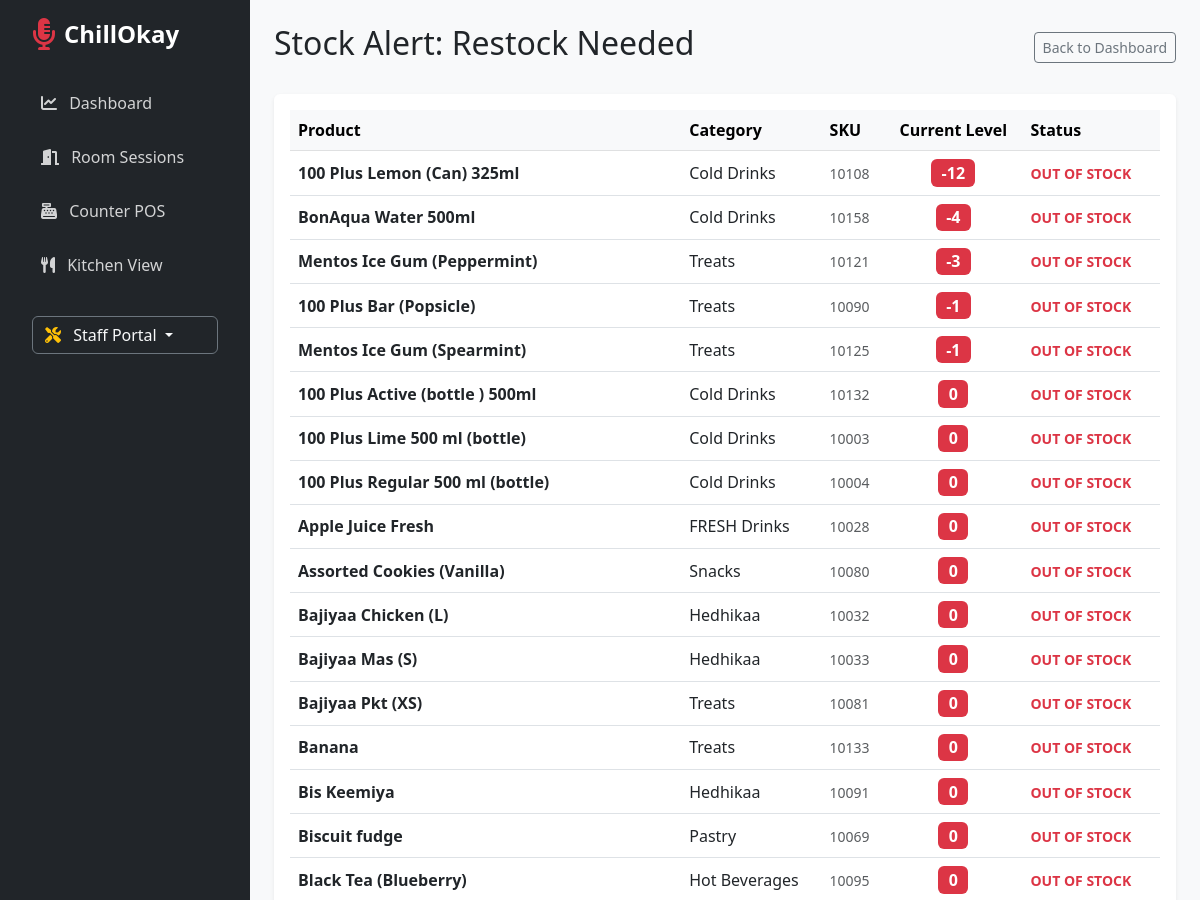
/karaoke/low-stock/ (signed in, upper part), run on an earlier commit of the app's database.
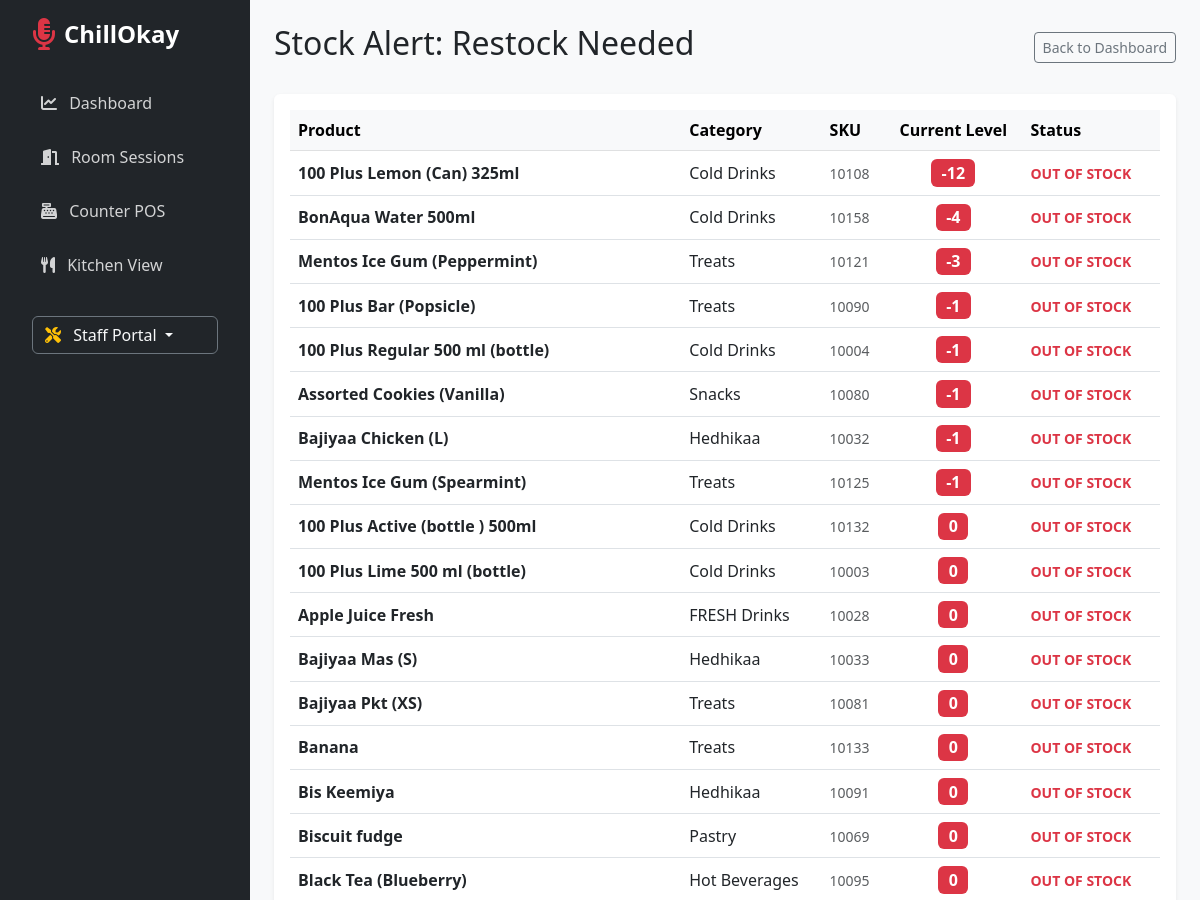
And on a later commit of the database.
### core/models.py (models this page shows, shortened)
class Product(models.Model):
    outlet = models.ForeignKey(Outlet, on_delete=models.CASCADE, related_name='products', null=True)
    name = models.CharField(max_length=200)
    sku = models.CharField(max_length=50, null=True, blank=True)
    category = models.CharField(max_length=100, blank=True, null=True)
    cost_price = models.DecimalField(max_digits=10, decimal_places=2, default=0.00)
    selling_price = models.DecimalField(max_digits=10, decimal_places=2)
    current_stock_level = models.IntegerField(default=0)
    is_favorite = models.BooleanField(default=False)
    image = models.ImageField(upload_to='products/', blank=True, null=True)

### karaoke/views.py (the view)
# urls.py: path('low-stock/', views.low_stock_report, name='low_stock_report'),
@login_required
def low_stock_report(request):
    outlet = get_user_outlet(request.user)
    products = Product.objects.filter(outlet=outlet, current_stock_level__lt=10).order_by('current_stock_level')
    return render(request, 'karaoke/low_stock.html', {'products': products, 'threshold': 10})

### karaoke/views.py (called while the page is built)
def get_user_outlet(user):
    try:
        return user.employee.outlet
    except:
        return Outlet.objects.first()

### karaoke/templates/karaoke/low_stock.html
{% extends 'base.html' %}
{% block content %}
<div class="container-fluid p-4">
    <div class="d-flex justify-content-between align-items-center mb-4">
        <h2>Stock Alert: Restock Needed</h2>
        <a href="{% url 'dashboard' %}" class="btn btn-outline-secondary btn-sm">Back to Dashboard</a>
    </div>
    <div class="card shadow-sm border-0">
        <div class="card-body">
            <table class="table table-hover align-middle">
                <thead class="table-light">
                    <tr>
                        <th>Product</th>
                        <th>Category</th>
                        <th>SKU</th>
                        <th class="text-center">Current Level</th>
                        <th>Status</th>
                    </tr>
                </thead>
                <tbody>
                    {% for product in products %}
                    <tr>
                        <td><strong>{{ product.name }}</strong></td>
                        <td>{{ product.category }}</td>
                        <td><small class="text-muted">{{ product.sku }}</small></td>
                        <td class="text-center">
                            <span class="badge {% if product.current_stock_level <= 0 %}bg-danger{% else %}bg-warning text-dark{% endif %} fs-6">
                                {{ product.current_stock_level }}
                            </span>
                        </td>
                        <td>
                            {% if product.current_stock_level <= 0 %}
                                <span class="text-danger fw-bold small">OUT OF STOCK</span>
                            {% else %}
                                <span class="text-warning fw-bold small">RESTOCK SOON</span>
                            {% endif %}
                        </td>
                    </tr>
                    {% empty %}
                    <tr>
                        <td colspan="5" class="text-center py-5 text-muted">All stock levels are healthy!</td>
                    </tr>
                    {% endfor %}
                </tbody>
            </table>
        </div>
    </div>
</div>
{% endblock %}

What changed in the data, as far as the page shows it:
changed Product "100 Plus Regular 500 ml (bottle)": current_stock_level "0" → "-1"; moves up the list
changed Product "Assorted Cookies (Vanilla)": current_stock_level "0" → "-1"; moves up the list
changed Product "Bajiyaa Chicken (L)": current_stock_level "0" → "-1"; moves up the list
